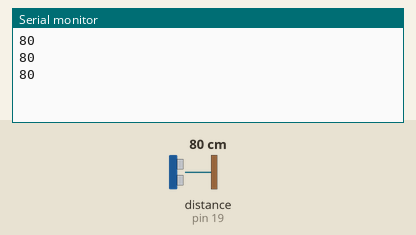
This sketch was run on a simulated Arduino Uno, built with avr-gcc and run on an emulated ATmega328P. Parts: the last lines printed to the serial monitor. Wiring (inferred from the names in the program): ultrasonic range finder: trigger pin 18; echo pin 19. Inputs (shaded band) come from the test bench; at power-on: distance to the obstacle (sensor on pin 19) 80 cm. The echo pulse lasts 58.3 µs per cm.

Above: at 1.3 s.
1.4 s: distance to the obstacle (sensor on pin 19) set to 2 cm
At 1.9 s:
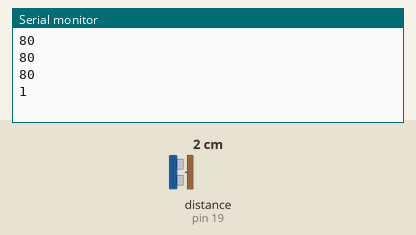
2.9 s: distance to the obstacle (sensor on pin 19) set to 4 cm
At 3.4 s:
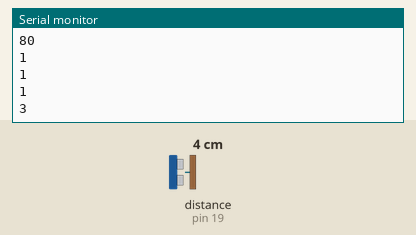
Timing chart, 0 to 5.9 s (numbered marks = the images above; inputs shaded):
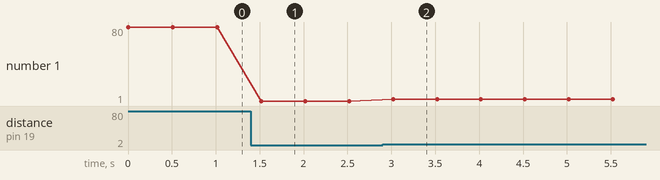

Measured:
- after the input at 1.4 s, the serial monitor: prints a new line after 0.12 s (image 1)
- after the input at 2.9 s, the serial monitor: prints a new line after 0.12 s (image 2)
- plotted number 1: 80 → 1 after the input at 1.4 s, 1 → 3 after the input at 2.9 s

The sketch:

echo.ino
```cpp
int Trig = 18;
int Echo = 19;

// the setup routine runs once when you press reset:
void setup() {
  pinMode(Trig, OUTPUT);
  pinMode(Echo, INPUT);
  Serial.begin(9600); // Инициализируем сериал порт, дабы вывести результат на монитор

}

unsigned int time_us=0; // Переменная для хранения временного интервала
unsigned int distance_sm=0; // Переменная для хранения расстояния в сантиметрах

void loop() {

digitalWrite(Trig, HIGH); // Подаем сигнал на выход микроконтроллера
delayMicroseconds(10); // Удерживаем 10 микросекунд
digitalWrite(Trig, LOW); // Затем убираем
time_us=pulseIn(Echo, HIGH); // Замеряем длину импульса
distance_sm=time_us/58; // Пересчитываем в сантиметры
Serial.print(distance_sm); // Выводим на порт
Serial.println("");
delay(500);

}
```
